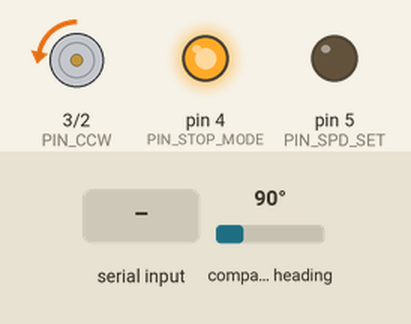
Recording of a sketch running on a simulated Arduino Uno, built with avr-gcc and run on an emulated ATmega328P. Parts: motor-driver pin pairs drawn as motors (green arrow = first pin HIGH = forward, orange = second pin HIGH = backward, longer = more drive, scaled by the enable pin), output pins drawn as LEDs (lit = HIGH). Wiring (inferred from the names in the program): AS5600 angle sensor at I2C address 0x36. The inputs (shaded band) are chosen by the test bench; at power-on: compass heading 90°. Pins used as bus, display or sensor lines are not drawn; what the sketch prints to the serial monitor is not drawn.

Above: at 1.4 s.
1.5 s: compass heading set to 7°
At 3.0 s:
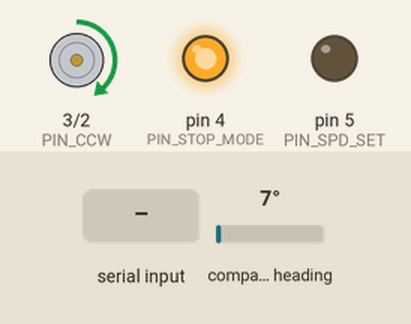
4.5 s: compass heading set to 180°
At 6.2 s:
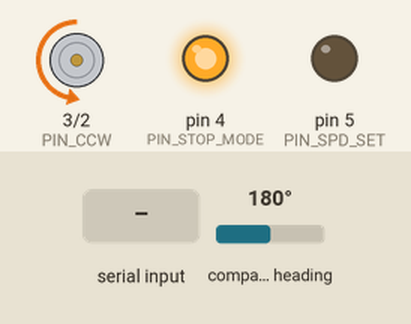
7.5 s: compass heading set to 26°
10.5 s: "E" received over Serial
At 10.63 s:
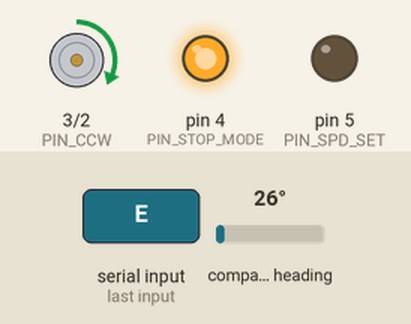
13.5 s: compass heading set to 224°
16.5 s: "D" received over Serial
At 17.2 s:
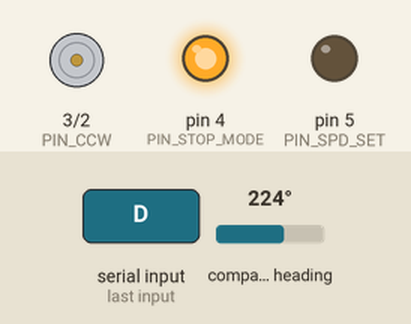
Timing chart, 0 to 19.0 s (numbered marks = the images above; inputs shaded):
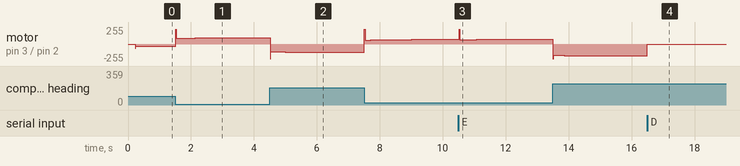

Measured:
- after the input at 1.5 s, motor on pin 3 (PIN_CCW) / pin 2 (PIN_CW): moves from backward 30/255 to forward 92/255 over 0.76 s, starting at once
- after the input at 10.5 s, motor on pin 3 (PIN_CCW) / pin 2 (PIN_CW): forward 69/255 → forward 65/255 at once, → forward 66/255 0.20 s later, → forward 67/255 0.18 s later, → forward 68/255 0.18 s later, … (5 changes in this stretch)
- after the input at 16.5 s, motor on pin 3 (PIN_CCW) / pin 2 (PIN_CW): backward 177/255 → stopped at once

The sketch:

motor_encoder.ino
```cpp
// ============================================================
//  main.ino — Spring-return brake with AS5600 PID position hold
//
//  SYSTEM BEHAVIOUR:
//  - Power on  → motor drives to 30°, PID holds against spring
//  - 'D' command or power off → motor stops, spring returns to 0°
//
//  WIRING:
//  AS5600 SDA → A4,  SCL → A5,  VCC → 3.3V,  GND → GND
//  Motor driver pins as defined in config.h
// ============================================================

#include <Arduino.h>
#include <Wire.h>
#include "config.h"

// ── System state ──────────────────────────────────────────────
enum State { DISENGAGED, ENGAGING, HOLDING };
State systemState = DISENGAGED;

// ── PID state ─────────────────────────────────────────────────
float pidIntegral   = 0.0f;
float pidLastError  = 0.0f;
unsigned long lastPidTime = 0;

// ============================================================
//  AS5600 — Read angle in degrees (0.0 to 360.0)
// ============================================================
float readAngleDeg() {
  Wire.beginTransmission(AS5600_ADDR);
  Wire.write(0x0C);               // RAW ANGLE high byte register
  Wire.endTransmission(false);    // Repeated start (keeps bus active)
  Wire.requestFrom(AS5600_ADDR, 2);
  uint16_t raw = ((uint16_t)Wire.read() << 8) | Wire.read();
  return raw * (360.0f / AS5600_RAW_MAX);
}

// ============================================================
//  Motor driver helpers
//
// ============================================================
void motorCCW(int pwm) {
  // CCW = pushes against the spring toward 30 degrees

  analogWrite(PIN_SPEED_PWM, pwm);
  digitalWrite(PIN_CW,  LOW);
  digitalWrite(PIN_CCW, HIGH);
}

void motorCW(int pwm) {
  // CW = same direction as spring (toward 0 degrees)
  // PID uses this if it overshoots past 30 degrees
  analogWrite(PIN_SPEED_PWM, pwm);
  digitalWrite(PIN_CW,  HIGH);
  digitalWrite(PIN_CCW, LOW);
}

void motorStop() {
  analogWrite(PIN_SPEED_PWM, 0);
  digitalWrite(PIN_CW,  LOW);
  digitalWrite(PIN_CCW, LOW);
}

// ============================================================
//  PID controller — runs every PID_INTERVAL_MS
//
//  Why all three terms matter for a spring-load:
//
//  P alone: motor pushes toward 30° but spring creates a constant
//           opposing torque. P balances at some steady-state error
//           (e.g. holds at 27° instead of 30°). Never reaches target.
//
//  I fixes this: integral accumulates the steady-state error over
//           time and adds more and more output until the position
//           is exactly correct. Essential for spring loads.
//
//  D damps: when the arm approaches 30° fast, D sees a rapidly
//           changing error and brakes the output early, preventing
//           overshoot and oscillation around the target.
// ============================================================
void runPID(float currentAngle) {
  float error = TARGET_ANGLE - currentAngle;

  // Deadband — within this range, stop fighting the spring
  // Reduces heat, vibration, and motor wear at steady state
  if (abs(error) < DEADBAND) {
    motorStop();
    return;
  }

  // ── Time delta ──────────────────────────────────────────────
  unsigned long now = millis();
  float dt = (now - lastPidTime) / 1000.0f;  // convert ms to seconds
  lastPidTime = now;
  // Safety: if dt is zero or suspiciously large, use nominal interval
  if (dt <= 0.0f || dt > 0.5f) dt = PID_INTERVAL_MS / 1000.0f;

  // ── Proportional ────────────────────────────────────────────
  float pTerm = KP * error;

  // ── Integral ────────────────────────────────────────────────
  pidIntegral += error * dt;
  // Clamp integral to prevent windup (if stalled, integral
  // would grow forever and cause a violent lurch when freed)
  pidIntegral = constrain(pidIntegral, -INTEGRAL_LIMIT, INTEGRAL_LIMIT);
  float iTerm = KI * pidIntegral;

  // ── Derivative ──────────────────────────────────────────────
  float dTerm = KD * ((error - pidLastError) / dt);
  pidLastError = error;

  // ── Sum and apply ───────────────────────────────────────────
  float output = pTerm + iTerm + dTerm;

  if (output > 0) {
    // Error is positive: we are below 30°, push against spring
    int pwm = constrain((int)abs(output), PWM_MIN, PWM_MAX);
    motorCCW(pwm);
  } else {
    // Error is negative: we overshot past 30°, gently reverse
    // In practice this rarely fires because spring helps push back
    int pwm = constrain((int)abs(output), PWM_MIN, PWM_MAX);
    motorCW(pwm);
  }
}

// ============================================================
//  Reset PID state (must call before every fresh engagement)
//  Without this, stale integral from previous run causes a
//  lurch on the next engage command
// ============================================================
void resetPID() {
  pidIntegral  = 0.0f;
  pidLastError = 0.0f;
  lastPidTime  = millis();
}

// ============================================================
//  SETUP
// ============================================================
void setup() {
  Serial.begin(115200);
  Wire.begin();

  pinMode(PIN_CW,        OUTPUT);
  pinMode(PIN_CCW,       OUTPUT);
  pinMode(PIN_STOP_MODE, OUTPUT);
  pinMode(PIN_SPD_SET,   OUTPUT);
  pinMode(PIN_ALM_RST,   OUTPUT);
  pinMode(PIN_SPEED_PWM, OUTPUT);

  // Driver enable signals
  digitalWrite(PIN_STOP_MODE, HIGH);
  digitalWrite(PIN_SPD_SET,   LOW);
  digitalWrite(PIN_ALM_RST,   HIGH);

  motorStop();
  delay(200);  // Let AS5600 finish booting

  Serial.println("=== Spring-Return Brake Controller ===");
  Serial.println("  E = Engage   (drive to 30deg + PID hold)");
  Serial.println("  D = Disengage(motor off, spring returns)");
  Serial.println("  T = Print current angle");
  Serial.println();

  // Auto-engage on power-on
  Serial.println("Power-on: engaging brake to 30deg...");
  systemState = ENGAGING;
  resetPID();
}

// ============================================================
//  LOOP
// ============================================================
void loop() {

  // ── Serial commands ───────────────────────────────────────
  if (Serial.available()) {
    char cmd = toupper(Serial.read());
    while (Serial.available()) Serial.read(); // flush remainder

    if (cmd == 'E') {
      Serial.println(">> ENGAGE");
      systemState = ENGAGING;
      resetPID();
    }
    else if (cmd == 'D') {
      Serial.println(">> DISENGAGE — spring returning to 0deg");
      motorStop();
      systemState = DISENGAGED;
    }
    else if (cmd == 'T') {
      Serial.print("Angle: ");
      Serial.print(readAngleDeg(), 2);
      Serial.println(" deg");
    }
  }

  // ── PID loop (runs only when engaged or engaging) ─────────
  if (systemState == ENGAGING || systemState == HOLDING) {

    unsigned long now = millis();
    if (now - lastPidTime >= PID_INTERVAL_MS) {

      float angle = readAngleDeg();
      runPID(angle);

      // Transition ENGAGING → HOLDING once settled at target
      if (systemState == ENGAGING && abs(TARGET_ANGLE - angle) < DEADBAND) {
        systemState = HOLDING;
        Serial.print("Settled. Holding at ");
        Serial.print(angle, 1);
        Serial.println(" deg");
      }

      // Print live data every 500ms — comment out after tuning
      static unsigned long lastPrint = 0;
      if (now - lastPrint >= 500) {
        Serial.print("Angle: ");
        Serial.print(angle, 1);
        Serial.print(" deg  |  Error: ");
        Serial.print(TARGET_ANGLE - angle, 1);
        Serial.print(" deg  |  I: ");
        Serial.println(pidIntegral, 2);
        lastPrint = now;
      }
    }
  }
}
```

config.h
```cpp
// ============================================================
//  config.h — All tunable parameters
//  0° = spring fully released (home)
//  30° = brake engaged (motor holding against spring)
// ============================================================

#ifndef CONFIG_H
#define CONFIG_H

// ── Target position ───────────────────────────────────────────
#define TARGET_ANGLE       80.0f   // degrees — brake engaged position
#define DEADBAND            5.0f    // degrees — PID won't act within ±this

// ── PID gains (tune these on your bench) ─────────────────────
// Start with only Kp, keep Ki and Kd at 0 until stable
#define KP                  1.2f    // Proportional: main correction force
#define KI                  0.1f   // Integral: removes steady-state error
#define KD                  0.1f    // Derivative: damps oscillation

// ── Integral windup clamp ─────────────────────────────────────
// Prevents integral from growing too large if motor stalls
#define INTEGRAL_LIMIT      50.0f

// ── PWM output limits ─────────────────────────────────────────
#define PWM_MIN             30      // Minimum PWM to overcome static friction
#define PWM_MAX             220     // Maximum PWM (leave headroom from 255)

// ── Motor pins (PMBA30F / CBA30 driver) ──────────────────────
#define PIN_CW              2
#define PIN_CCW             3
#define PIN_STOP_MODE       4
#define PIN_SPD_SET         5
#define PIN_ALM_RST         6
#define PIN_SPEED_PWM       9

// ── AS5600 ────────────────────────────────────────────────────
#define AS5600_ADDR         0x36
#define AS5600_RAW_MAX      4096.0f

// ── PID loop timing ───────────────────────────────────────────
#define PID_INTERVAL_MS     20      // Run PID every 20ms = 50 Hz

// ── Serial commands ───────────────────────────────────────────
// Send these via Serial Monitor (no line ending or newline)
// 'E' = Engage brake (motor on, PID holds 30°)
// 'D' = Disengage (motor off, spring returns)
// 'T' = Print current angle (for tuning/debug)

#endif
```
